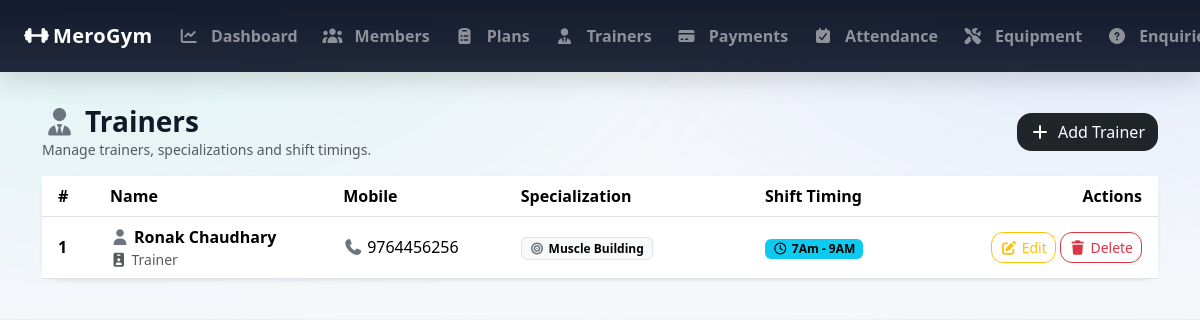
/admin_trainers/ (signed in), run on an earlier commit of the app's database.
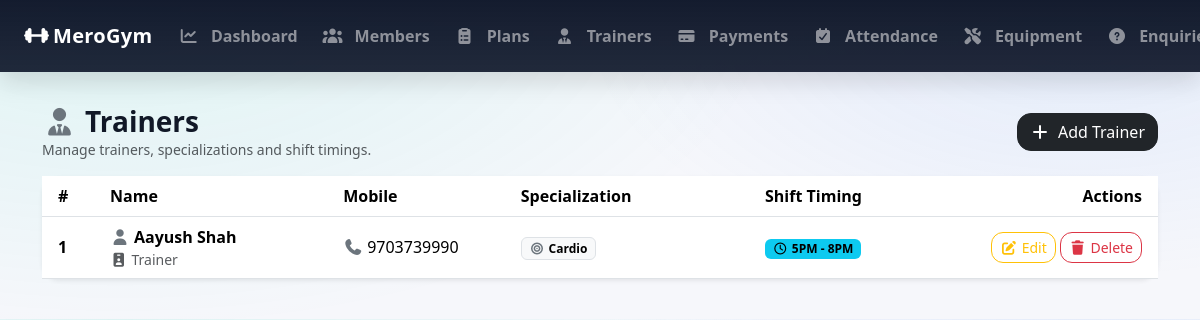
And on a later commit of the database.
### GymApp/models.py (models this page shows, shortened)
class Trainer(models.Model):
    name = models.CharField(max_length=100)
    mobile = models.CharField(max_length=15)
    specialization = models.CharField(max_length=200)
    shift_timing = models.CharField(max_length=200)

### GymApp/views.py (the view)
    def wrapper(request, *args, **kwargs):
        if not request.user.is_authenticated or getattr(request.user, 'role', None) != 'ADMIN':
            messages.error(request, 'You must be logged in as an admin to access this page.')
            return redirect('admin_login')  # Redirect to the admin login page
        return view_func(request, *args, **kwargs)

### GymApp/views.py (called while the page is built)
def admin_required(view_func):
    def wrapper(request, *args, **kwargs):
        if not request.user.is_authenticated or getattr(request.user, 'role', None) != 'ADMIN':
            messages.error(request, 'You must be logged in as an admin to access this page.')
            return redirect('admin_login')  # Redirect to the admin login page
        return view_func(request, *args, **kwargs)
    return wrapper

@admin_required
def admin_trainers_list(request):
    trainers = Trainer.objects.all().order_by('name')  # Fetch all trainers from the database and order them by name
    return render(request, 'admin_trainers_list.html', {'trainers': trainers})

### GymApp/templates/admin_trainers_list.html (shortened to what the changed rows need)
{% extends 'base.html' %}
{% block content %}
<div class="card border-0 shadow-sm" style="border-radius:18px;">
    <div class="card-body p-0">
        <div class="table-responsive">
            <table class="table table-hover align-middle mb-0">
                <thead style="background: rgba(15,23,42,.98); color:#fff;">
                <tr>
                    <th class="ps-3" style="width:60px;">#</th>
                    <th style="min-width:210px;">Name</th>
                    <th style="min-width:160px;">Mobile</th>
                    <th style="min-width:220px;">Specialization</th>
                    <th style="min-width:190px;">Shift Timing</th>
                    <th class="text-end pe-3" style="width:190px;">Actions</th>
                </tr>
                </thead>
                <tbody>
                {% for t in trainers %}
                    <tr>
                        <td class="ps-3 fw-semibold">{{ forloop.counter }}</td>
                        <td>
                            <div class="fw-semibold">
                                <i class="fa-solid fa-user me-1 text-secondary"></i>{{ t.name }}
                            </div>
                            <div class="small text-muted">
                                <i class="fa-solid fa-id-badge me-1"></i>Trainer
                            </div>
                        </td>
                        <td class="text-nowrap">
                            {% if t.mobile %}
                                <i class="fa-solid fa-phone me-1 text-secondary"></i>{{ t.mobile }}
                            {% else %}
                                <span class="text-muted">-</span>
                            {% endif %}
                        </td>
                        <td>
                            {% if t.specialization %}
                                <span class="badge text-bg-light border">
                                    <i class="fa-solid fa-bullseye me-1 text-secondary"></i>{{ t.specialization }}
                                </span>
                            {% else %}
                                <span class="text-muted">-</span>
                            {% endif %}
                        </td>
                        <td class="text-nowrap">
                            {% if t.shift_timing %}
                                <span class="badge text-bg-info">
                                    <i class="fa-regular fa-clock me-1"></i>{{ t.shift_timing }}
                                </span>
                            {% else %}
                                <span class="text-muted">-</span>
                            {% endif %}
                        </td>
                        <td class="text-end pe-3">
                            <a href="{% url 'admin_trainer_edit' t.id %}"
                               class="btn btn-sm btn-outline-warning"
                               style="border-radius:12px;">
                                <i class="fa-solid fa-pen-to-square me-1"></i>Edit
                            </a>
                            <form method="post" action="{% url 'admin_trainer_delete' t.id %}"
                                  class="d-inline-block">
                                <button class="btn btn-sm btn-outline-danger"
                                        style="border-radius:12px;"
                                        onclick="return confirm('Delete this trainer?');">
                                    <i class="fa-solid fa-trash me-1"></i>Delete
                                </button>
                            </form>
                        </td>
                    </tr>
                {% endfor %}
                </tbody>
            </table>
        </div>
    </div>
</div>
{% endblock %}

What changed in the data, as far as the page shows it:
removed Trainer: name "Ronak Chaudhary", mobile "9764456256", specialization "Muscle Building", shift_timing "7Am - 9AM"
added Trainer: name "Aayush Shah", mobile "9703739990", specialization "Cardio", shift_timing "5PM - 8PM"
